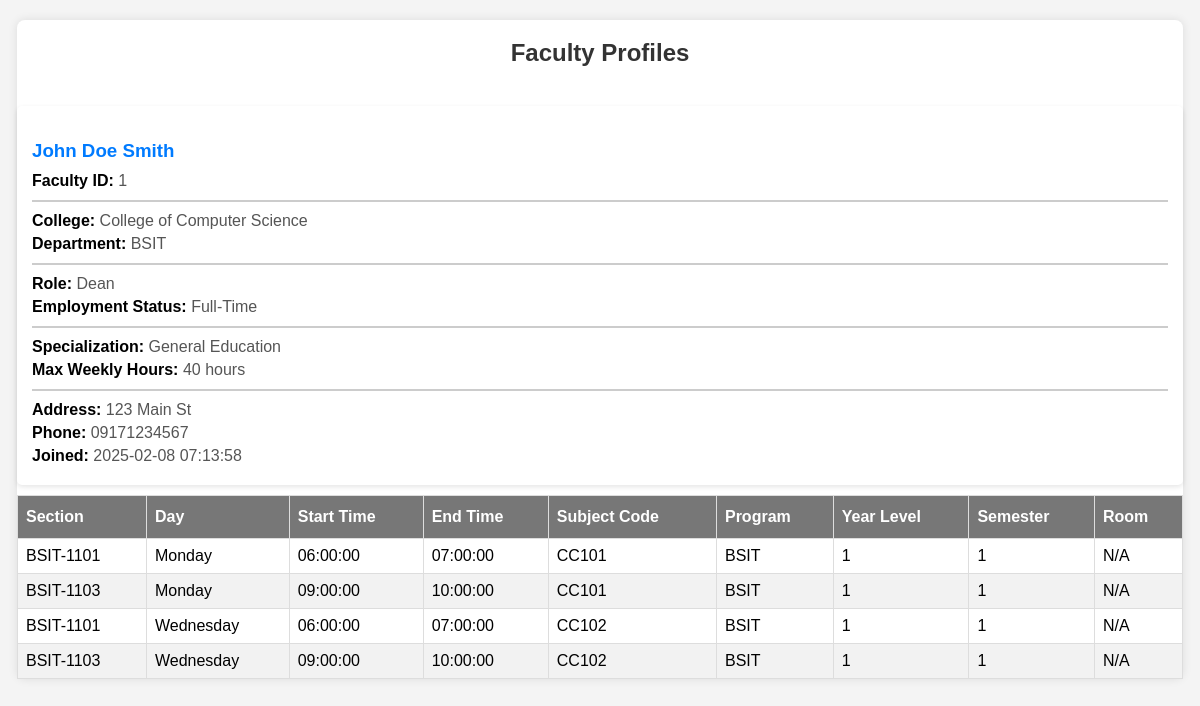
The app's page /frame/info.php?id=1 (signed in) with its own data.
### tables this page shows
CREATE TABLE `faculty` (
  `faculty_id` int(11) NOT NULL,
  `firstname` varchar(50) NOT NULL,
  `middlename` varchar(50) DEFAULT NULL,
  `lastname` varchar(50) NOT NULL,
  `college` varchar(100) DEFAULT NULL,
  `employment_status` enum('Full-Time','Part-Time') DEFAULT 'Full-Time',
  `address` text DEFAULT NULL,
  `phone_no` varchar(20) NOT NULL,
  `departmentID` varchar(50) DEFAULT NULL,
  `role` enum('Dean','Department Head','Instructor') DEFAULT NULL,
  `master_specialization` varchar(255) DEFAULT NULL,
  `created_at` timestamp NOT NULL DEFAULT current_timestamp(),
  `max_weekly_hours` int(11) DEFAULT 18,
  `availability` text NOT NULL,
  `start_time` time NOT NULL,
  `end_time` time NOT NULL
);

CREATE TABLE `schedules` (
  `schedule_id` int(11) NOT NULL,
  `faculty_id` int(11) NOT NULL,
  `subject_code` varchar(50) NOT NULL,
  `section_id` int(11) NOT NULL,
  `day_of_week` enum('Monday','Tuesday','Wednesday','Thursday','Friday','Saturday','Sunday') NOT NULL,
  `time_slot` varchar(255) NOT NULL,
  `is_checked` tinyint(1) DEFAULT 0,
  `course_id` int(255) DEFAULT NULL,
  `room_id` varchar(255) DEFAULT NULL,
  `department` varchar(35) DEFAULT NULL,
  `year_level` varchar(35) DEFAULT NULL,
  `semester` varchar(10) DEFAULT NULL,
  `start_time` time NOT NULL,
  `end_time` time NOT NULL
);

CREATE TABLE `sections` (
  `section_id` int(11) NOT NULL,
  `program_code` varchar(50) NOT NULL,
  `year_level` int(11) NOT NULL,
  `section_name` varchar(10) NOT NULL,
  `semester` varchar(255) DEFAULT NULL,
  `start_time` time DEFAULT NULL,
  `end_time` time DEFAULT NULL
);

### frame/info.php (the view, shortened to what this page needs)
<?php
include_once("../connections/connection.php");
    $sql = "SELECT * FROM `faculty` WHERE `faculty_id` = ?";
    $stmt = $pdo->prepare($sql);
    $stmt->execute([$_GET['id']]);
    $result = $stmt->fetch();
    if ($result !== false) {
        $row = $result;
    } else {
        $row = [];
    }
    try {
        $stmt = $conn->prepare("
            SELECT section.section_name,
                   CONCAT(f.firstname, ' ', f.lastname) AS teacher,
                   sched.*, f.*,
                   section.program_code,
                   section.year_level,
                   sched.end_time,
                sched.start_time,
                section.semester
            FROM faculty f
            LEFT JOIN schedules sched ON f.faculty_id = sched.faculty_id
            LEFT JOIN sections section ON section.section_id = sched.section_id
            WHERE f.faculty_id = :faculty_id
        ");
        $stmt->bindParam(':faculty_id', $_GET['id']);
        $stmt->execute();
        $schedules = $stmt->fetchAll(PDO::FETCH_ASSOC);
    } catch (PDOException $e) {
        echo "db_error: " . $e->getMessage();
    }
?>
<!DOCTYPE html>
<html lang="en">
<head>
</head>
<body>
<div class="container">
    <h2>Faculty Profiles</h2>
    <?php if (count($row) > 0): ?>
        <div class="profile-card">
            <h3><?php echo htmlspecialchars($row['firstname'] . " " . $row['middlename'] . " " . $row['lastname']); ?></h3>
            <p><strong>Faculty ID:</strong> <?php echo htmlspecialchars($row['faculty_id']); ?></p>
            <div class="line"></div>
            <p><strong>College:</strong> <?php echo htmlspecialchars($row['college']); ?></p>
            <p><strong>Department:</strong> <?php echo htmlspecialchars($row['departmentID']); ?></p>
            <div class="line"></div>
            <p><strong>Role:</strong> <?php echo htmlspecialchars($row['role']); ?></p>
            <p><strong>Employment Status:</strong> <?php echo htmlspecialchars($row['employment_status']); ?></p>
            <div class="line"></div>
            <p><strong>Specialization:</strong> <?php echo htmlspecialchars($row['master_specialization']); ?></p>
            <p><strong>Max Weekly Hours:</strong> <?php echo htmlspecialchars($row['max_weekly_hours']); ?> hours</p>
            <div class="line"></div>
            <p><strong>Address:</strong> <?php echo htmlspecialchars($row['address']); ?></p>
            <p><strong>Phone:</strong> <?php echo htmlspecialchars($row['phone_no']); ?></p>
            <p><strong>Joined:</strong> <?php echo htmlspecialchars($row['created_at']); ?></p>
        </div>
    <?php else: ?>
        <p>No faculty records found.</p>
    <?php endif; ?>
    <table class="table-info">
        <thead>
            <tr>
                <th>Section</th>
                <th>Day</th>
                <th>Start Time</th>
                <th>End Time</th>
                <th>Subject Code</th>
                <th>Program</th>
                <th>Year Level</th>
                <th>Semester</th>
                <th>Room</th>
            </tr>
        </thead>
        <tbody>
            <?php if (!empty($schedules) && $schedules[0]['subject_code'] !== null): ?>
                <?php foreach ($schedules as $schedule): ?>
                    <tr>
                        <td><?php echo htmlspecialchars($schedule['section_name'] ?? 'N/A'); ?></td>
                        <td><?php echo htmlspecialchars($schedule['day_of_week'] ?? 'N/A'); ?></td>
                        <td><?php echo htmlspecialchars($schedule['start_time'] ?? 'N/A'); ?></td>
                        <td><?php echo htmlspecialchars($schedule['end_time'] ?? 'N/A'); ?></td>
                        <td><?php echo htmlspecialchars($schedule['subject_code'] ?? 'N/A'); ?></td>
                        <td><?php echo htmlspecialchars($schedule['program_code'] ?? 'N/A'); ?></td>
                        <td><?php echo htmlspecialchars($schedule['year_level'] ?? 'N/A'); ?></td>
                        <td><?php echo htmlspecialchars($schedule['semester'] ?? 'N/A'); ?></td>
                        <td><?php echo htmlspecialchars($schedule['room_id'] ?? 'N/A'); ?></td>
                    </tr>
                <?php endforeach; ?>
            <?php else: ?>
                <tr>
                    <td colspan="8" class="text-center text-danger">No schedule yet.</td>
                </tr>
            <?php endif; ?>
        </tbody>
    </table>
</div>
</body>
</html>

### frame/info.php (style rules this page uses)
body { font-family: Arial, sans-serif; background-color: #f4f4f4; margin: 17px; padding: 0px; }
.container { width: 100%; margin: auto; background: white; padding: inherit; border-radius: 8px; box-shadow: 0 0 10px rgba(0, 0, 0, 0.1); }
h2 { text-align: center; color: #333; padding: 19px 0; }
.profile-card { background: #ffffff; padding: 15px; margin: 10px 0; border-radius: 5px; box-shadow: 0px 2px 5px rgba(0, 0, 0, 0.1); }
.profile-card h3 { color: #007bff; margin-bottom: 10px; }
.profile-card p { margin: 5px 0; color: #555; }
.profile-card strong { color: #000; }
.profile-card .line { border-bottom: 2px solid #ccc; margin: 10px 0; }
.table-info { border-collapse: collapse; width: 100%; }
.table-info td, .table-info th { border: 1px solid #ddd; padding: 8px; }
.table-info tr:nth-child(even) { background-color: #f2f2f2; }
.table-info th { padding-top: 12px; padding-bottom: 12px; text-align: left; background-color: #777777; color: white; }

### records on screen
faculty: firstname+middlename+lastname "John Doe Smith", faculty_id "1", college "College of Computer Science", departmentID "BSIT", role "Dean", employment_status "Full-Time", master_specialization "General Education", max_weekly_hours "40", address "123 Main St", phone_no "09171234567", created_at "2025-02-08 07:13:58"
schedules: section.section_name "BSIT-1101", day_of_week "Monday", start_time "06:00:00", end_time "07:00:00", subject_code "CC101", section.program_code "BSIT", section.year_level "1", section.semester "1", room "N/A"
schedules: section.section_name "BSIT-1103", day_of_week "Monday", start_time "09:00:00", end_time "10:00:00", subject_code "CC101", section.program_code "BSIT", section.year_level "1", section.semester "1", room "N/A"
schedules: section.section_name "BSIT-1101", day_of_week "Wednesday", start_time "06:00:00", end_time "07:00:00", subject_code "CC102", section.program_code "BSIT", section.year_level "1", section.semester "1", room "N/A"
schedules: section.section_name "BSIT-1103", day_of_week "Wednesday", start_time "09:00:00", end_time "10:00:00", subject_code "CC102", section.program_code "BSIT", section.year_level "1", section.semester "1", room "N/A"
